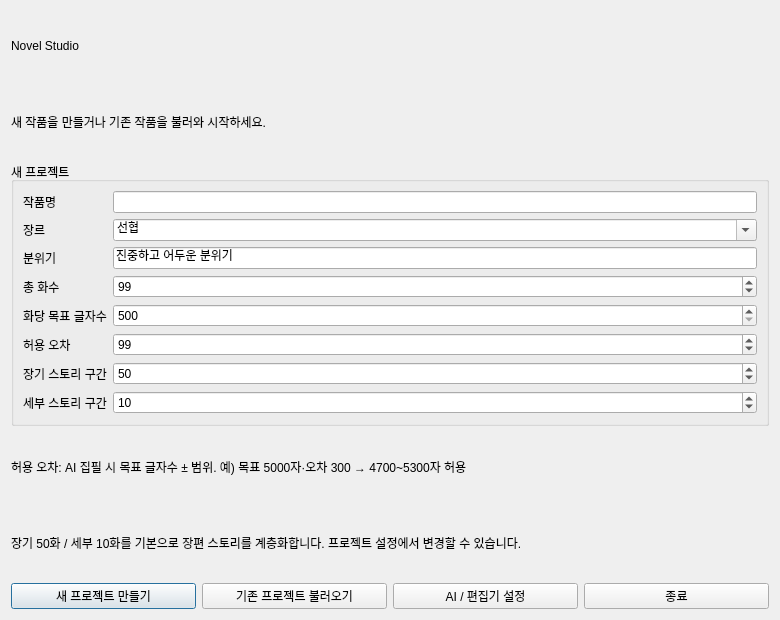
<?xml version="1.0" encoding="UTF-8"?>
<ui version="4.0"><class>StartupDialog</class><widget class="QDialog" name="StartupDialog"><property name="windowTitle"><string>Novel Studio - 프로젝트 시작</string></property><property name="minimumSize"><size><width>780</width><height>620</height></size></property><layout class="QVBoxLayout" name="root"><item><widget class="QLabel" name="welcome"><property name="text"><string>Novel Studio</string></property></widget></item><item><widget class="QLabel" name="desc"><property name="text"><string>새 작품을 만들거나 기존 작품을 불러와 시작하세요.</string></property></widget></item><item><widget class="QGroupBox" name="newBox"><property name="title"><string>새 프로젝트</string></property><layout class="QFormLayout" name="newForm"><item row="0" column="0"><widget class="QLabel" name="titleLabel"><property name="text"><string>작품명</string></property></widget></item><item row="0" column="1"><widget class="QLineEdit" name="titleEdit"/></item><item row="1" column="0"><widget class="QLabel" name="genreLabel"><property name="text"><string>장르</string></property></widget></item><item row="1" column="1"><widget class="QComboBox" name="genreEdit"><property name="editable"><bool>true</bool></property><item><property name="text"><string>선협</string></property></item><item><property name="text"><string>무협</string></property></item><item><property name="text"><string>판타지</string></property></item><item><property name="text"><string>로맨스</string></property></item><item><property name="text"><string>현대</string></property></item><item><property name="text"><string>스릴러</string></property></item><item><property name="text"><string>호러</string></property></item><item><property name="text"><string>SF</string></property></item><item><property name="text"><string>역사</string></property></item><item><property name="text"><string>게임</string></property></item></widget></item><item row="2" column="0"><widget class="QLabel" name="moodLabel"><property name="text"><string>분위기</string></property></widget></item><item row="2" column="1"><widget class="QLineEdit" name="moodEdit"><property name="text"><string>진중하고 어두운 분위기</string></property></widget></item><item row="3" column="0"><widget class="QLabel" name="totalLabel"><property name="text"><string>총 화수</string></property></widget></item><item row="3" column="1"><widget class="QSpinBox" name="totalSpin"><property name="value"><number>500</number></property><property name="minimum"><number>1</number></property><property name="maximum"><number>5000</number></property></widget></item><item row="4" column="0"><widget class="QLabel" name="charsLabel"><property name="text"><string>화당 목표 글자수</string></property></widget></item><item row="4" column="1"><widget class="QSpinBox" name="charSpin"><property name="value"><number>5000</number></property><property name="minimum"><number>500</number></property><property name="maximum"><number>30000</number></property></widget></item><item row="5" column="0"><widget class="QLabel" name="tolLabel"><property name="text"><string>허용 오차</string></property></widget></item><item row="5" column="1"><widget class="QSpinBox" name="tolSpin"><property name="value"><number>300</number></property><property name="minimum"><number>0</number></property><property name="maximum"><number>5000</number></property></widget></item><item row="6" column="0"><widget class="QLabel" name="longStoryLabel"><property name="text"><string>장기 스토리 구간</string></property></widget></item><item row="6" column="1"><widget class="QSpinBox" name="longStorySpin"><property name="value"><number>50</number></property><property name="minimum"><number>1</number></property><property name="maximum"><number>500</number></property></widget></item><item row="7" column="0"><widget class="QLabel" name="subStoryLabel"><property name="text"><string>세부 스토리 구간</string></property></widget></item><item row="7" column="1"><widget class="QSpinBox" name="subStorySpin"><property name="value"><number>10</number></property><property name="minimum"><number>1</number></property><property name="maximum"><number>100</number></property></widget></item></layout></widget></item><item><widget class="QLabel" name="tolHelp"><property name="wordWrap"><bool>true</bool></property><property name="text"><string>허용 오차: AI 집필 시 목표 글자수 ± 범위. 예) 목표 5000자·오차 300 → 4700~5300자 허용</string></property></widget></item><item><widget class="QLabel" name="sectionHelp"><property name="wordWrap"><bool>true</bool></property><property name="text"><string>장기 50화 / 세부 10화를 기본으로 장편 스토리를 계층화합니다. 프로젝트 설정에서 변경할 수 있습니다.</string></property></widget></item><item><layout class="QHBoxLayout" name="actions"><item><widget class="QPushButton" name="createBtn"><property name="text"><string>새 프로젝트 만들기</string></property></widget></item><item><widget class="QPushButton" name="openBtn"><property name="text"><string>기존 프로젝트 불러오기</string></property></widget></item><item><widget class="QPushButton" name="settingsBtn"><property name="text"><string>AI / 편집기 설정</string></property></widget></item><item><widget class="QPushButton" name="exitBtn"><property name="text"><string>종료</string></property></widget></item></layout></item></layout></widget><resources/><connections/></ui>
